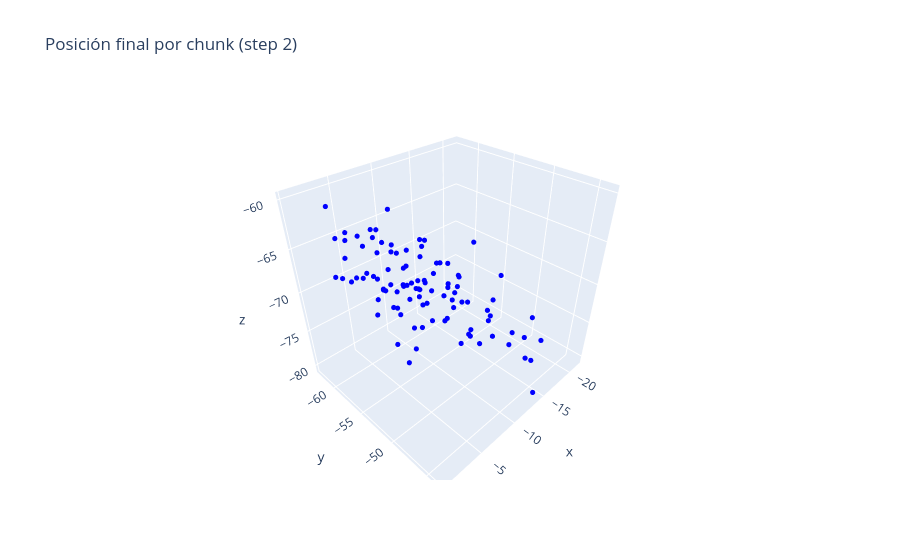

Notebook source saved alongside this figure:
### Code cell
import plotly.express as px

summed = Dataset(archivo=archivo).filter_by_step(step).filter_only_last_vector().sum_by_chunk().data

fig = px.scatter_3d(summed, x="x", y="y", z="z",
                    title=f"Posición final por chunk (step {step})")

fig.update_traces(marker=dict(size=3, color="blue"))
fig.show()
